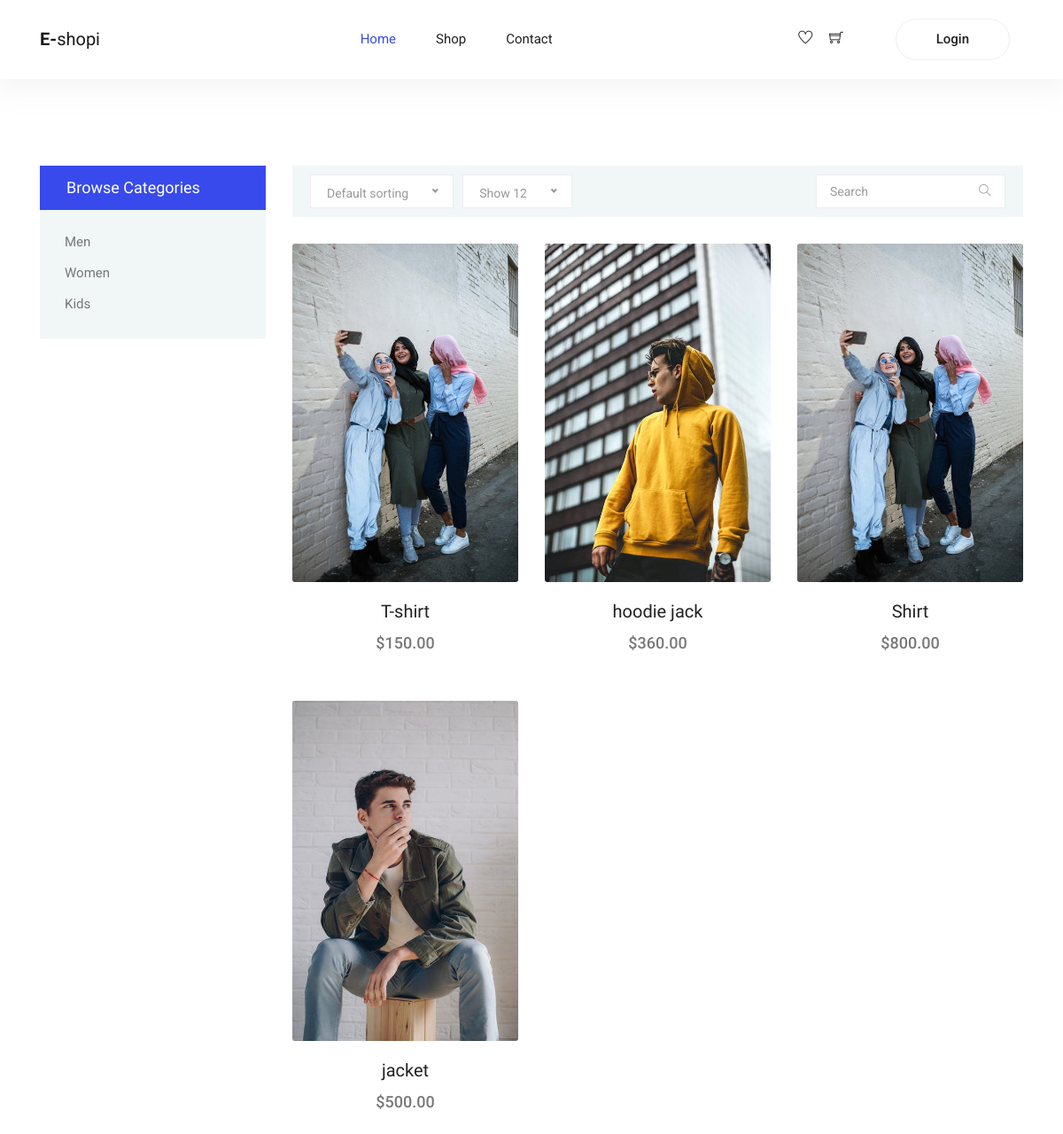
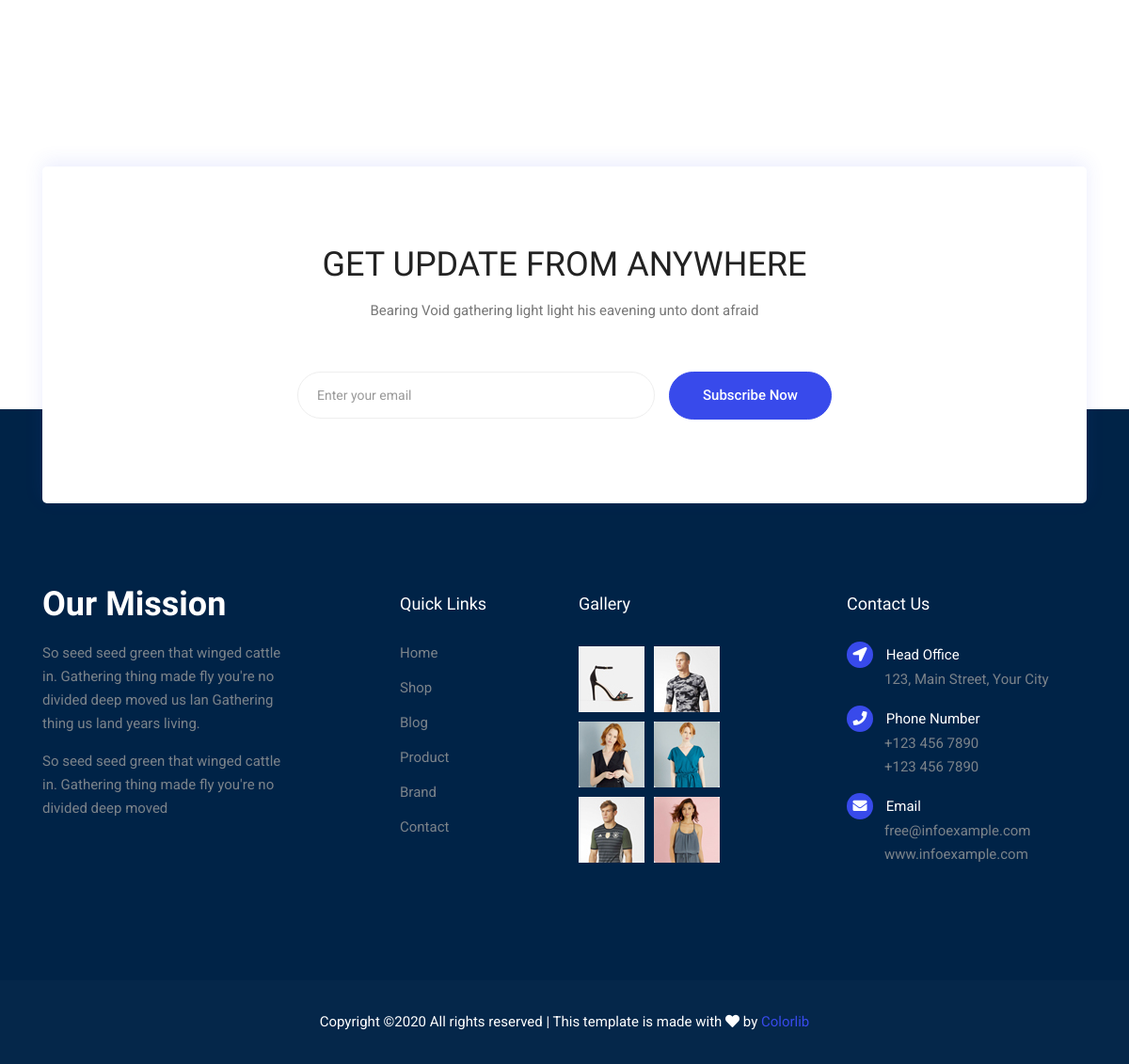
/shop-grid, run on the app's committed database (2 pictures, top to bottom).
### user/models.py (models this page shows, shortened)
class Category(models.Model):
	cname = models.CharField(max_length=200)
	description = models.CharField(max_length=200)
	status = models.BooleanField(default=False)

class Product(models.Model):
	name = models.CharField(max_length=200)
	cname = models.ForeignKey(Category,on_delete=models.CASCADE, null=True, blank=True)
	description = models.CharField(max_length=300)
	price = models.DecimalField(max_digits=7, decimal_places=2)
	image = models.ImageField(null=True, blank=True)
	@property
	def imageURL(self):
		try:
			url = self.image.url
		except:
			url = ''
		return url

### user/views.py (the view)
# urls.py: path('shop-grid',views.shopgrid,name="shopgrid"),
def shopgrid(request):
    products = Product.objects.all()
    category = Category.objects.all()
    return render(request,'user/category.html',{'products':products,'category':category})

### templates/user/category.html (shortened to what this page needs)
{% extends 'user/base.html' %}
{% block content %}
{% load static %}
  <section class="section-margin--small mb-5">
    <div class="container">
      <div class="row">
        <div class="col-xl-3 col-lg-4 col-md-5">
          <div class="sidebar-categories">
            <div class="head">Browse Categories</div>
            <ul class="main-categories">
              <li class="common-filter">
                <form action="#">
                  <ul>
                    {% for category in category  %}
                    <li class="filter-list"><label for="men">{{category.cname}}</label></li>
                    {% endfor %}
                  </ul>
                </form>
              </li>
            </ul>
          </div>
        </div>
        <div class="col-xl-9 col-lg-8 col-md-7">
          <div class="filter-bar d-flex flex-wrap align-items-center">
            <div class="sorting">
            </div>
            <div class="sorting mr-auto">
            </div>
            <div>
              <div class="input-group filter-bar-search">
                <input type="text" placeholder="Search">
                <div class="input-group-append">
                  <button type="button"><i class="ti-search"></i></button>
                </div>
              </div>
            </div>
          </div>
          <section class="lattest-product-area pb-40 category-list">
            <div class="row">
              {% for product in products  %}
              <div class="col-md-6 col-lg-4">
                <div class="card text-center card-product">
                  <div class="card-product__img">
                    <img class="card-img" src="{{product.imageURL}}" alt="">
                  </div>
                  <div class="card-body">
                    <h4 class="card-product__title"><a href="#">{{product.name}}</a></h4>
                    <p class="card-product__price">${{product.price}}</p>
                  </div>
                </div>
              </div>
              {% endfor %}
            </div>
          </section>
        </div>
      </div>
    </div>
  </section>
  <section class="subscribe-position">
    <div class="container">
      <div class="subscribe text-center">
        <h3 class="subscribe__title">Get Update From Anywhere</h3>
        <p>Bearing Void gathering light light his eavening unto dont afraid</p>
        <div id="mc_embed_signup">
          <form target="_blank" action="https://spondonit.us12.list-manage.com/subscribe/post?u=1462626880ade1ac87bd9c93a&amp;id=92a4423d01" method="get" class="subscribe-form form-inline mt-5 pt-1">
            <div class="form-group ml-sm-auto">
              <input class="form-control mb-1" type="email" name="EMAIL" placeholder="Enter your email" onfocus="this.placeholder = ''" onblur="this.placeholder = 'Your Email Address '" >
            </div>
            <button class="button button-subscribe mr-auto mb-1" type="submit">Subscribe Now</button>
          </form>
        </div>
      </div>
    </div>
  </section>
  {% endblock content %}

### templates/user/base.html (shortened to what this page needs)
{% load static %}
<!DOCTYPE html>
<html lang="en">
<head>
  <link rel="stylesheet" href="{% static 'user/vendors/bootstrap/bootstrap.min.css' %}">
  <link rel="stylesheet" href="{% static 'user/vendors/fontawesome/css/all.min.css' %}">
	<link rel="stylesheet" href="{% static 'user/vendors/themify-icons/themify-icons.css' %}">
  <link rel="stylesheet" href="{% static 'user/vendors/nice-select/nice-select.css' %}">
  <link rel="stylesheet" href="{% static 'user/vendors/owl-carousel/owl.theme.default.min.css' %}">
  <link rel="stylesheet" href="{% static 'user/vendors/owl-carousel/owl.carousel.min.css' %}">
  <link rel="stylesheet" href="{% static 'user/css/style.css' %}">
</head>
<body>
	<header class="header_area">
    <div class="main_menu">
      <nav class="navbar navbar-expand-lg navbar-light">
        <div class="container">
          <a class="navbar-brand logo_h" href="index.html"><strong>E-</strong>shopi</a>
          <div class="collapse navbar-collapse offset" id="navbarSupportedContent">
            <ul class="nav navbar-nav menu_nav ml-auto mr-auto">
              <li class="nav-item active"><a class="nav-link" href="{% url 'landingpage' %}">Home</a></li>
              <li class="nav-item submenu dropdown">
                <a href="#" class="nav-link dropdown-toggle" data-toggle="dropdown" role="button" aria-haspopup="true"
                  aria-expanded="false">Shop</a>
                            </li>
                            <li class="nav-item "><a class="nav-link" href="{% url 'contact' %}">Contact</a></li>
            </ul>
            <ul class="nav-shop">
              <li class="nav-item"><a href="{% url 'wishlist' %}"><button><i class="ti-heart"></i></button></a></li>
              <li class="nav-item"><a href="{% url 'cart' %}"><button><i class="ti-shopping-cart"></i></button></a> </li>
              <li class="nav-item"><a class="button button-header" href="{% url 'login' %}">Login</a></li>
            </ul>
          </div>
        </div>
      </nav>
    </div>
  </header>
  {% block content %}
  {% endblock %}
  <footer class="footer">
    <div class="footer-area">
        <div class="container">
            <div class="row section_gap">
                <div class="col-lg-3 col-md-6 col-sm-6">
                    <div class="single-footer-widget tp_widgets">
                        <h4 class="footer_title large_title">Our Mission</h4>
                        <p>
                            So seed seed green that winged cattle in. Gathering thing made fly you're no
                            divided deep moved us lan Gathering thing us land years living.
                        </p>
                        <p>
                            So seed seed green that winged cattle in. Gathering thing made fly you're no divided deep moved
                        </p>
                    </div>
                </div>
                <div class="offset-lg-1 col-lg-2 col-md-6 col-sm-6">
                    <div class="single-footer-widget tp_widgets">
                        <h4 class="footer_title">Quick Links</h4>
                        <ul class="list">
                            <li><a href="#">Home</a></li>
                            <li><a href="#">Shop</a></li>
                            <li><a href="#">Blog</a></li>
                            <li><a href="#">Product</a></li>
                            <li><a href="#">Brand</a></li>
                            <li><a href="#">Contact</a></li>
                        </ul>
                    </div>
                </div>
                <div class="col-lg-2 col-md-6 col-sm-6">
                    <div class="single-footer-widget instafeed">
                        <h4 class="footer_title">Gallery</h4>
                        <ul class="list instafeed d-flex flex-wrap">
                            <li><img src="img/gallery/r1.jpg" alt=""></li>
                            <li><img src="img/gallery/r2.jpg" alt=""></li>
                            <li><img src="img/gallery/r3.jpg" alt=""></li>
                            <li><img src="img/gallery/r5.jpg" alt=""></li>
                            <li><img src="img/gallery/r7.jpg" alt=""></li>
                            <li><img src="img/gallery/r8.jpg" alt=""></li>
                        </ul>
                    </div>
                </div>
                <div class="offset-lg-1 col-lg-3 col-md-6 col-sm-6">
                    <div class="single-footer-widget tp_widgets">
                        <h4 class="footer_title">Contact Us</h4>
                        <div class="ml-40">
                            <p class="sm-head">
                                <span class="fa fa-location-arrow"></span>
                                Head Office
                            </p>
                            <p>123, Main Street, Your City</p>
                            <p class="sm-head">
                                <span class="fa fa-phone"></span>
                                Phone Number
                            </p>
                            <p>
                                +123 456 7890 <br>
                                +123 456 7890
                            </p>
                            <p class="sm-head">
                                <span class="fa fa-envelope"></span>
                                Email
                            </p>
                            <p>
                                free@infoexample.com <br>
                                www.infoexample.com
                            </p>
                        </div>
                    </div>
                </div>
            </div>
        </div>
    </div>
    <div class="footer-bottom">
        <div class="container">
            <div class="row d-flex">
                <p class="col-lg-12 footer-text text-center">
Copyright &copy;<script>document.write(new Date().getFullYear());</script> All rights reserved | This template is made with <i class="fa fa-heart" aria-hidden="true"></i> by <a href="https://colorlib.com" target="_blank">Colorlib</a>
</p>
            </div>
        </div>
    </div>
</footer>
</body>
</html>

### data on the page
Category: cname "Men"
Category: cname "Women"
Category: cname "Kids"
Product: imageURL (picture), name "T-shirt", price "150.00"
Product: imageURL (picture), name "hoodie jack", price "360.00"
Product: imageURL (picture), name "Shirt", price "800.00"
Product: imageURL (picture), name "jacket", price "500.00"
